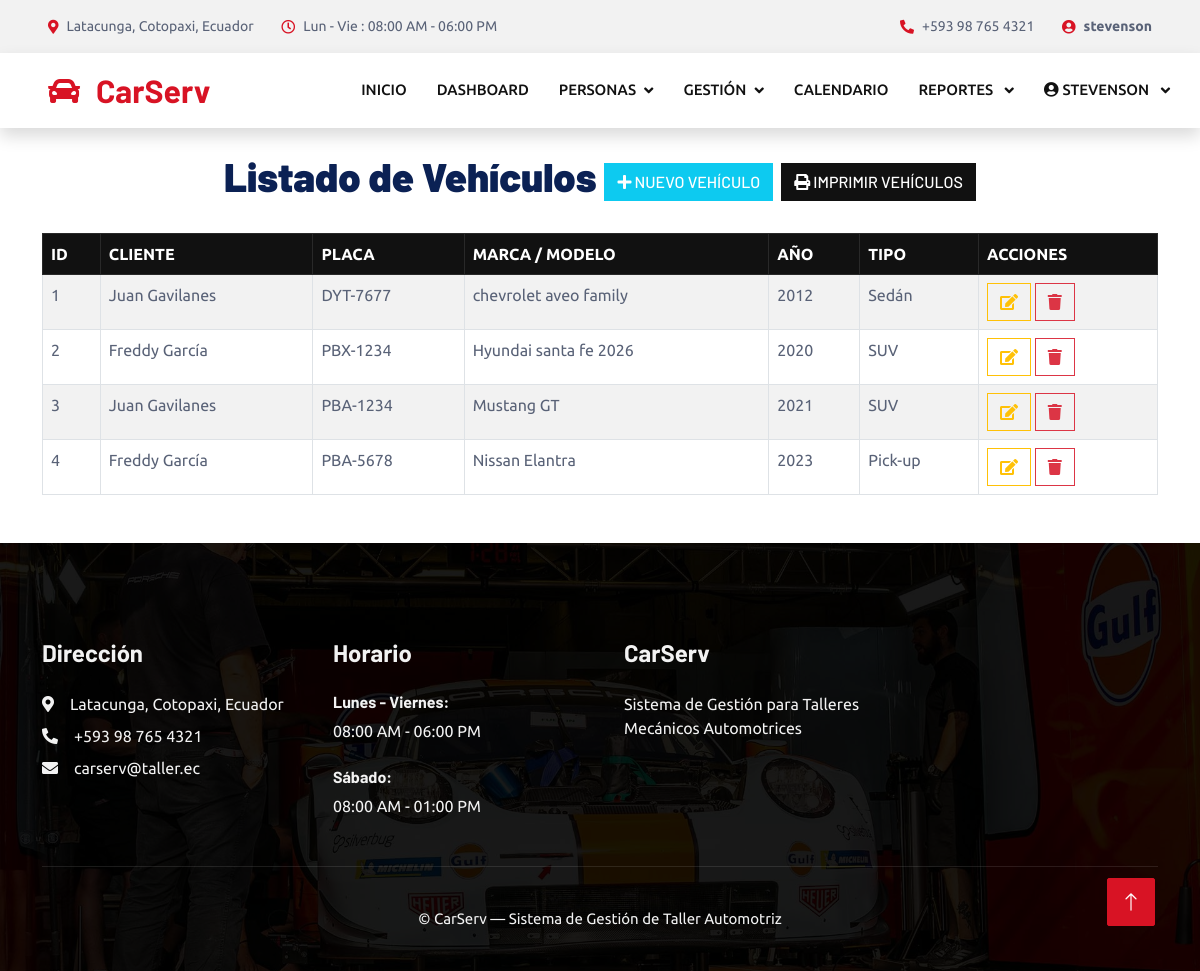
The app's page /vehiculos/ (signed in) with its own data.
### facturacion/models.py (models this page shows, shortened)
class Usuario(AbstractUser):
    ROL_CHOICES = [
        ('admin',      'Administrador'),
        ('oficinista', 'Oficinista'),
        ('cliente',    'Cliente'),
        ('mecanico',   'Mecánico'),
    ]
    rol      = models.CharField(max_length=20, choices=ROL_CHOICES, default='cliente')
    telefono = models.CharField(max_length=20, blank=True, null=True)
    foto     = models.ImageField(upload_to='usuarios/', blank=True, null=True)

class Vehiculo(models.Model):
    cliente       = models.ForeignKey(
        Cliente, on_delete=models.PROTECT, related_name='vehiculos'
    )
    placa         = models.CharField(max_length=10, unique=True)
    marca         = models.CharField(max_length=60)
    modelo        = models.CharField(max_length=60)
    anio          = models.PositiveIntegerField()
    color         = models.CharField(max_length=40, blank=True, null=True)
    tipo          = models.CharField(
        max_length=30,
        choices=[('sedan','Sedán'),('suv','SUV'),('pickup','Pick-up'),
                 ('hatchback','Hatchback'),('furgon','Furgón'),('otro','Otro')],
        default='sedan'
    )

class Cliente(models.Model):
    usuario   = models.OneToOneField(
        Usuario, on_delete=models.CASCADE,
        related_name='perfil_cliente', null=True, blank=True
    )
    cedula    = models.CharField(max_length=20, unique=True)
    nombre    = models.CharField(max_length=100)
    apellido  = models.CharField(max_length=100)
    telefono  = models.CharField(max_length=20)
    email     = models.EmailField(blank=True, null=True)
    direccion = models.TextField(blank=True, null=True)

### facturacion/views.py (the view)
        def wrapper(request, *args, **kwargs):
            if not request.user.is_authenticated:
                return redirect('/login/')
            if request.user.rol not in roles and not request.user.is_superuser:
                messages.error(request, 'No tienes permiso para acceder a esta sección.')
                return redirect('/inicio/')
            return func(request, *args, **kwargs)

### facturacion/views.py (called while the page is built)
def solo_roles(*roles):
    def decorador(func):
        def wrapper(request, *args, **kwargs):
            if not request.user.is_authenticated:
                return redirect('/login/')
            if request.user.rol not in roles and not request.user.is_superuser:
                messages.error(request, 'No tienes permiso para acceder a esta sección.')
                return redirect('/inicio/')
            return func(request, *args, **kwargs)
        wrapper.__name__ = func.__name__
        return wrapper
    return decorador

@login_required(login_url='/login/')
@solo_roles('admin', 'oficinista')
def listadoVehiculos(request):
    vehiculos = Vehiculo.objects.select_related('cliente').all()
    return render(request, 'vehiculos/listadoVehiculos.html', {'vehiculos': vehiculos})

### facturacion/templates/vehiculos/listadoVehiculos.html (shortened to what this page needs)
{% extends "plantillaPrincipal.html" %}
{% block contenido %}
<center>
    <br>
    <h1><b>Listado de Vehículos</b>
        <a href="/vehiculos/nuevo/" class="btn btn-info text-white">
            <i class="fa fa-plus"></i> Nuevo Vehículo
        </a>
        <a href="/vehiculos/reporte/" onclick="window.open(this.href, 'Reporte de Vehículos', 'width=900,height=700, resizable=yes, scrollbars=yes'); return false;" class="btn btn-dark text-white">
            <i class="fa fa-print"></i> Imprimir Vehículos
        </a>
    </h1>
</center>
<br>
<div class="container">
    <table id="tbl_vehiculos" class="table table-striped table-hover table-bordered">
        <thead class="table-dark">
            <tr>
                <th>ID</th>
                <th>CLIENTE</th>
                <th>PLACA</th>
                <th>MARCA / MODELO</th>
                <th>AÑO</th>
                <th>TIPO</th>
                <th>ACCIONES</th>
            </tr>
        </thead>
        <tbody>
            {% for vehiculo in vehiculos %}
            <tr>
                <td>{{ vehiculo.id }}</td>
                <td>{{ vehiculo.cliente.nombre }} {{ vehiculo.cliente.apellido }}</td>
                <td>{{ vehiculo.placa }}</td>
                <td>{{ vehiculo.marca }} {{ vehiculo.modelo }}</td>
                <td>{{ vehiculo.anio }}</td>
                <td>{{ vehiculo.get_tipo_display }}</td>
                <td class="text-nowrap">
                    <a href="/vehiculos/editar/{{ vehiculo.id }}" class="btn btn-outline-warning" title="Editar"><i class="fa fa-edit"></i></a>
                    <a href="/vehiculos/eliminar/{{ vehiculo.id }}" class="btn btn-outline-danger" title="Eliminar" onclick="event.preventDefault(); const link = this; Swal.fire({title:'¿Eliminar este vehículo?', text:'Se perderán los datos relacionados', icon:'warning', showCancelButton:true, confirmButtonText:'Sí, eliminar', cancelButtonText:'Cancelar'}).then((result)=>{if(result.isConfirmed){window.location.href=link.href;}});"><i class="fa fa-trash"></i></a>
                </td>
            </tr>
            {% endfor %}
        </tbody>
    </table>
</div>
{% endblock %}

### facturacion/templates/plantillaPrincipal.html (shortened to what this page needs)
{% load static %}
<!DOCTYPE html>
<html lang="es">
<head>
    <link href="https://cdnjs.cloudflare.com/ajax/libs/font-awesome/5.10.0/css/all.min.css" rel="stylesheet">
    <link href="https://cdn.jsdelivr.net/npm/bootstrap-icons@1.4.1/font/bootstrap-icons.css" rel="stylesheet">
    <link href="{% static 'lib/animate/animate.min.css' %}" rel="stylesheet">
    <link href="{% static 'lib/owlcarousel/assets/owl.carousel.min.css' %}" rel="stylesheet">
    <link href="{% static 'lib/tempusdominus/css/tempusdominus-bootstrap-4.min.css' %}" rel="stylesheet">
    <link href="{% static 'css/bootstrap.min.css' %}" rel="stylesheet">
    <link href="{% static 'css/style.css' %}" rel="stylesheet">
    <link rel="stylesheet" href="https://cdn.datatables.net/2.3.8/css/dataTables.dataTables.min.css">
    <link rel="stylesheet" href="https://cdn.datatables.net/buttons/3.2.3/css/buttons.dataTables.min.css">
    <link rel="stylesheet" href="https://cdn.jsdelivr.net/npm/sweetalert2@11/dist/sweetalert2.min.css">
    <link rel="stylesheet" href="https://cdn.jsdelivr.net/npm/flatpickr/dist/flatpickr.min.css">
    <link rel="stylesheet" href="https://cdn.jsdelivr.net/npm/flatpickr/dist/themes/material_blue.min.css">
    <link rel="stylesheet" href="https://cdn.jsdelivr.net/npm/jqueryui@1.11.1/jquery-ui.min.css">
    <link rel="stylesheet" href="https://cdn.jsdelivr.net/npm/driver.js@1.3.1/dist/driver.css">
    <link rel="stylesheet" href="https://cdnjs.cloudflare.com/ajax/libs/bootstrap-fileinput/5.5.4/css/fileinput.min.css"
>
</head>
<body>
    <div class="container-fluid bg-light p-0">
        <div class="row gx-0 d-none d-lg-flex">
            <div class="col-lg-7 px-5 text-start">
                <div class="h-100 d-inline-flex align-items-center py-3 me-4">
                    <small class="fa fa-map-marker-alt text-primary me-2"></small>
                    <small>Latacunga, Cotopaxi, Ecuador</small>
                </div>
                <div class="h-100 d-inline-flex align-items-center py-3">
                    <small class="far fa-clock text-primary me-2"></small>
                    <small>Lun - Vie : 08:00 AM - 06:00 PM</small>
                </div>
            </div>
            <div class="col-lg-5 px-5 text-end">
                <div class="h-100 d-inline-flex align-items-center py-3 me-4">
                    <small class="fa fa-phone-alt text-primary me-2"></small>
                    <small>+593 98 765 4321</small>
                </div>
                {% if request.user.is_authenticated %}
                <div class="h-100 d-inline-flex align-items-center py-3">
                    <small class="fa fa-user-circle text-primary me-2"></small>
                    <small class="fw-bold">{{ request.user.get_full_name|default:request.user.username }}</small>
                </div>
                {% endif %}
            </div>
        </div>
    </div>
    <nav class="navbar navbar-expand-lg bg-white navbar-light shadow sticky-top p-0">
        <a href="/" class="navbar-brand d-flex align-items-center px-4 px-lg-5">
            <h2 class="m-0 text-primary"><i class="fa fa-car me-3"></i>CarServ</h2>
        </a>
        <div class="collapse navbar-collapse" id="navbarCollapse">
            <div class="navbar-nav ms-auto p-4 p-lg-0">
                <a href="/" class="nav-item nav-link">Inicio</a>
                {% if request.user.is_authenticated %}
                    {% if request.user.rol == 'admin' or request.user.is_superuser %}
                    <a href="/dashboard/" class="nav-item nav-link">Dashboard</a>
                    <div class="nav-item dropdown">
                        <a href="#" class="nav-link dropdown-toggle" data-bs-toggle="dropdown">Personas</a>
                    </div>
                    <div class="nav-item dropdown">
                        <a href="#" class="nav-link dropdown-toggle" data-bs-toggle="dropdown">Gestión</a>
                    </div>
                    <a href="/calendario/" class="nav-item nav-link">Calendario</a>
                    <div class="nav-item dropdown">
                        <a href="#" class="nav-link dropdown-toggle" data-bs-toggle="dropdown">
                            Reportes
                        </a>
                    </div>
                    {% elif request.user.rol == 'mecanico' %}
                    <a href="/ordenes/"    class="nav-item nav-link">Mis Órdenes</a>
                    <a href="/calendario/" class="nav-item nav-link">Calendario</a>
                    {% elif request.user.rol == 'cliente' %}
                    <a href="/calendario/" class="nav-item nav-link">Calendario</a>
                    <a href="/ordenes/"    class="nav-item nav-link">Mis Órdenes</a>
                    {% endif %}
                    <div class="nav-item dropdown">
                        <a href="#" class="nav-link dropdown-toggle" data-bs-toggle="dropdown">
                            <i class="fa fa-user-circle me-1"></i>{{ request.user.get_full_name|default:request.user.username }}
                        </a>
                    </div>
                {% endif %}
            </div>
        </div>
    </nav>
    {% block contenido %}
    {% endblock %}
    <div class="container-fluid bg-dark text-light footer pt-5 mt-5 wow fadeIn" data-wow-delay="0.1s">
        <div class="container py-5">
            <div class="row g-5">
                <div class="col-lg-3 col-md-6">
                    <h4 class="text-light mb-4">Dirección</h4>
                    <p class="mb-2"><i class="fa fa-map-marker-alt me-3"></i>Latacunga, Cotopaxi, Ecuador</p>
                    <p class="mb-2"><i class="fa fa-phone-alt me-3"></i>+593 98 765 4321</p>
                    <p class="mb-2"><i class="fa fa-envelope me-3"></i>carserv@taller.ec</p>
                </div>
                <div class="col-lg-3 col-md-6">
                    <h4 class="text-light mb-4">Horario</h4>
                    <h6 class="text-light">Lunes - Viernes:</h6>
                    <p class="mb-4">08:00 AM - 06:00 PM</p>
                    <h6 class="text-light">Sábado:</h6>
                    <p class="mb-0">08:00 AM - 01:00 PM</p>
                </div>
                <div class="col-lg-3 col-md-6">
                    <h4 class="text-light mb-4">CarServ</h4>
                    <p>Sistema de Gestión para Talleres Mecánicos Automotrices</p>
                </div>
            </div>
        </div>
        <div class="container">
            <div class="copyright">
                <div class="row">
                    <div class="col-md-12 text-center py-3">
                        &copy; CarServ — Sistema de Gestión de Taller Automotriz
                    </div>
                </div>
            </div>
        </div>
    </div>
    <a href="#" class="btn btn-lg btn-primary btn-lg-square back-to-top"><i class="bi bi-arrow-up"></i></a>
</body>
</html>

### TallerSC/static/css/style.css (style rules this page uses)
:root { --primary: #D81324; --secondary: #0B2154; --light: #F2F2F2; --dark: #111111; }
.back-to-top { position: fixed; display: none; right: 45px; bottom: 45px; z-index: 99; }
.btn { font-weight: 500; text-transform: uppercase; transition: .5s; }
.btn.btn-primary, .btn.btn-secondary { color: #FFFFFF; }
.btn-lg-square { width: 48px; height: 48px; }
.btn-square, .btn-sm-square, .btn-lg-square { padding: 0; display: flex; align-items: center; justify-content: center; font-weight: normal; border-radius: 2px; }
.navbar .dropdown-toggle::after { border: none; content: "\f107"; font-family: "Font Awesome 5 Free"; font-weight: 900; vertical-align: middle; margin-left: 8px; }
.navbar-light .navbar-nav .nav-link { margin-right: 30px; padding: 25px 0; color: #FFFFFF; font-size: 15px; text-transform: uppercase; outline: none; }
.navbar-light .navbar-brand, .navbar-light a.btn { height: 75px; }
.navbar-light .navbar-nav .nav-link { color: var(--dark); font-weight: 500; }
.navbar-light.sticky-top { top: -100px; transition: .5s; }
.footer { background: linear-gradient(rgba(0, 0, 0, .9), rgba(0, 0, 0, .9)), url(../img/carousel-bg-1.jpg) center center no-repeat; background-size: cover; }
.footer .copyright { padding: 25px 0; font-size: 15px; border-top: 1px solid rgba(256, 256, 256, .1); }

### records on screen
Usuario: user.get_full_name "stevenson", user.get_full_name "STEVENSON"
Vehiculo: id "1", cliente.nombre "Juan", cliente.apellido "Gavilanes", placa "DYT-7677", marca "chevrolet", modelo "aveo family", anio "2012", tipo "Sedán"
Vehiculo: id "2", cliente.nombre "Freddy", cliente.apellido "García", placa "PBX-1234", marca "Hyundai", modelo "santa fe 2026", anio "2020", tipo "SUV"
Vehiculo: id "3", cliente.nombre "Juan", cliente.apellido "Gavilanes", placa "PBA-1234", marca "Mustang", modelo "GT", anio "2021", tipo "SUV"
Vehiculo: id "4", cliente.nombre "Freddy", cliente.apellido "García", placa "PBA-5678", marca "Nissan", modelo "Elantra", anio "2023", tipo "Pick-up"
